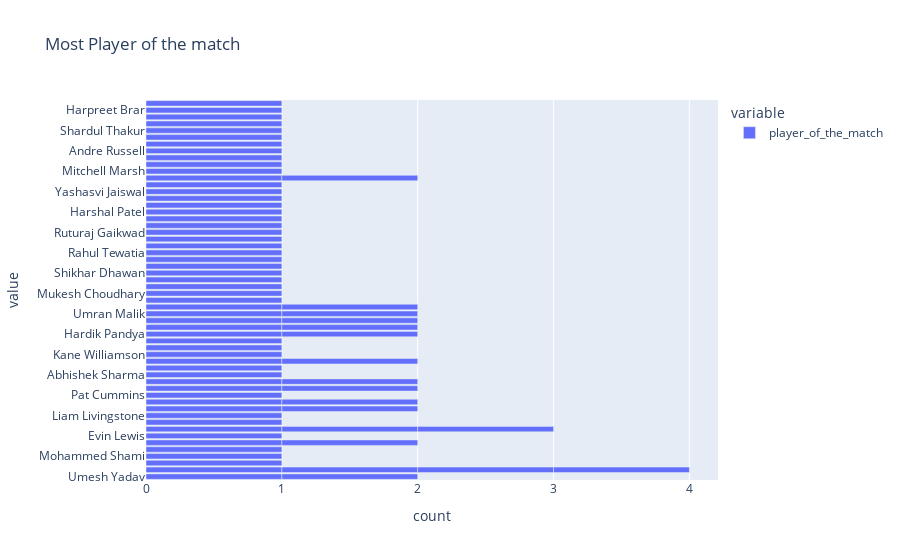

Notebook source saved alongside this figure:
### Code cell
fig=px.bar(data,x=["player_of_the_match"], title="Most Player of the match")
fig.show()

### Figure 1 — Plotly figure (JSON) as saved in the notebook; plotly's stock layout.template omitted (floating-point values rounded to 4 significant figures)
{"data": [{"alignmentgroup": "True", "hovertemplate": "variable=player_of_the_match<br>count=%{x}<br>value=%{y}<extra></extra>", "legendgroup": "player_of_the_match", "marker": {"color": "#636efa", "pattern": {"shape": ""}}, "name": "player_of_the_match", "offsetgroup": "player_of_the_match", "orientation": "h", "showlegend": true, "textposition": "auto", "type": "bar", "x": [1, 1, 1, 1, 1, 1, 1, 1, 1, 1, 1, 1, 1, 1, 1, 1, 1, 1, 1, 1, 1, 1, 1, 1, 1, 1, 1, 1, 1, 1, 1, 1, 1, 1, 1, 1, 1, 1, 1, 1, 1, 1, 1, 1, 1, 1, 1, 1, 1, 1, 1, 1, 1, 1, 1, 1, 1, 1, 1, 1, 1, 1, 1, 1, 1, 1, 1, 1, 1, 1, 1, 1, 1, 1], "xaxis": "x", "y": ["Umesh Yadav", "Kuldeep Yadav", "Odean Smith", "Mohammed Shami", "Sanju Samson", "Wanindu Hasaranga", "Evin Lewis", "Umesh Yadav", "Jos Buttler", "Lockie Ferguson", "Liam Livingstone", "Avesh Khan", "Dinesh Karthik", "Pat Cummins", "Quinton de Kock", "Shubman Gill", "Abhishek Sharma", "Anuj Rawat", "Kuldeep Yadav", "Yuzvendra Chahal", "Kane Williamson", "Shivam Dube", "Mayank Agarwal", "Hardik Pandya", "Rahul Tripathi", "K L Rahul", "Dinesh Karthik", "Umran Malik", "David Miller", "Yuzvendra Chahal", "Faf du Plessis", "Kuldeep Yadav", "Mukesh Choudhary", "Jos Buttler", "Rashid Khan", "Marco Jansen", "K L Rahul", "Shikhar Dhawan", "Riyan Parag", "Umran Malik", "Kuldeep Yadav", "Krunal Pandya", "Rahul Tewatia", "Suruakumar Yadav", "Mohsin Khan", "Ruturaj Gaikwad", "Rinku Singh", "Kagiso Rabada", "Harshal Patel", "David Warner", "Tim David", "Yashasvi Jaiswal", "Avesh Khan", "Wanindu Hasaranga", "Devon Conway", "Jasprit Bumrah", "Shubman Gill", "Mitchell Marsh", "Daniel Sams", "Jonny Bairstow", "Andre Russell", "W. Saha", "Trent Boult", "Shardul Thakur", "Rahul Tripathi", "Quinton de Kock", "Virat Kohli", "R Aswin", "Jasprit Bumrah", "Harpreet Brar", "David Miller", "Rajat Patidar", "Jos Buttler", "Hardik Pandya"], "yaxis": "y"}], "layout": {"barmode": "relative", "legend": {"title": {"text": "variable"}, "tracegroupgap": 0}, "title": {"text": "Most Player of the match"}, "xaxis": {"anchor": "y", "domain": [0, 1], "title": {"text": "count"}}, "yaxis": {"anchor": "x", "domain": [0, 1], "title": {"text": "value"}}}}
